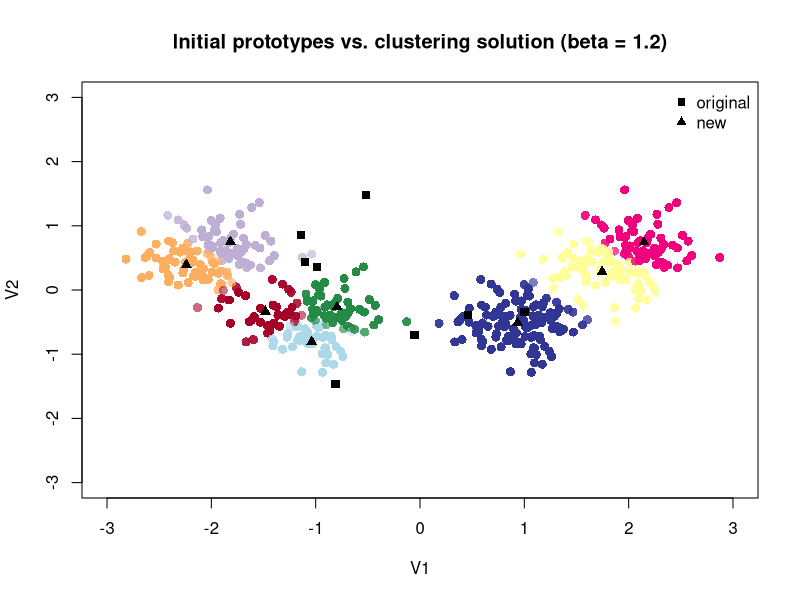
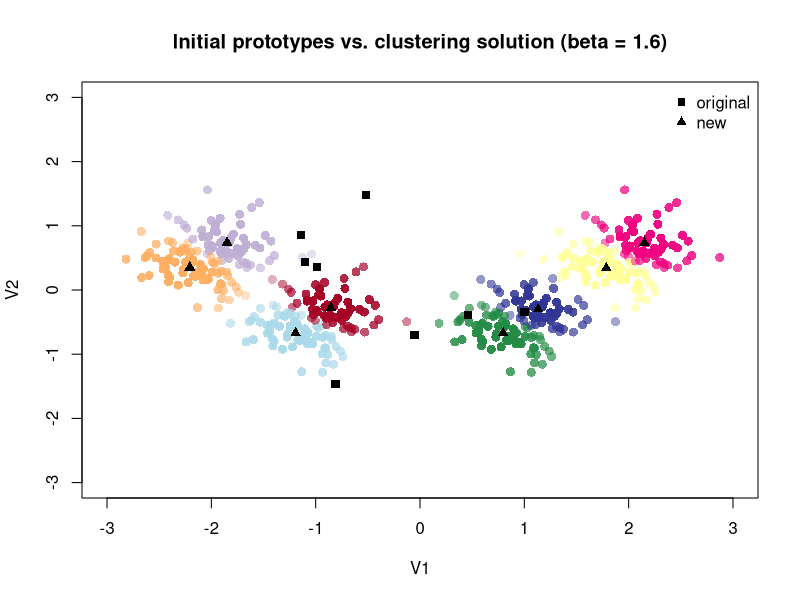
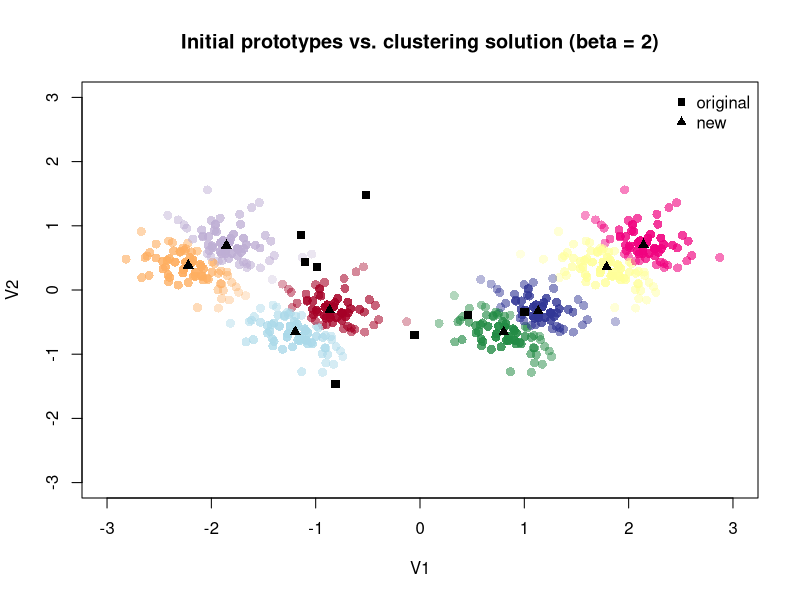
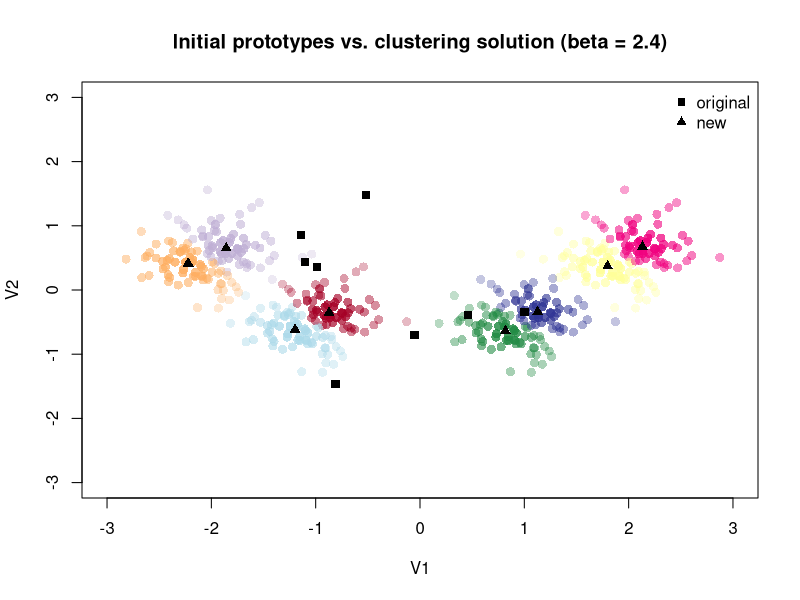
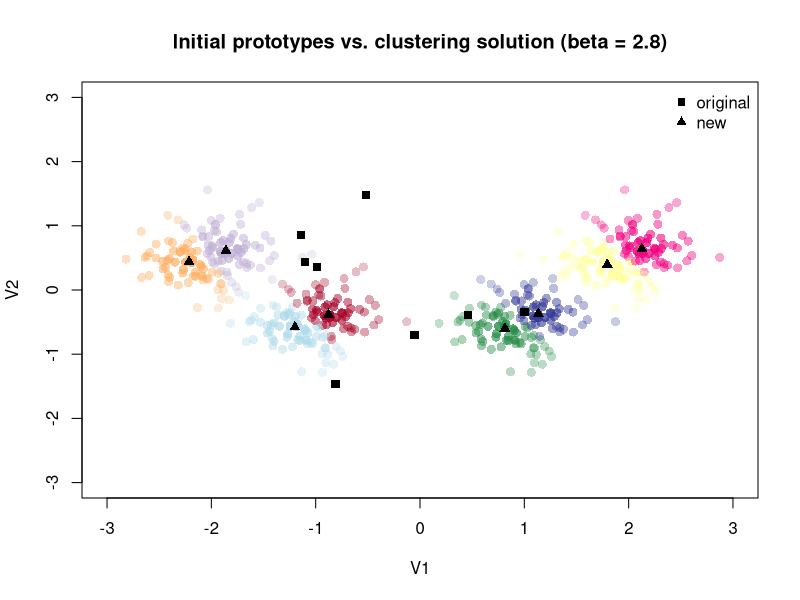
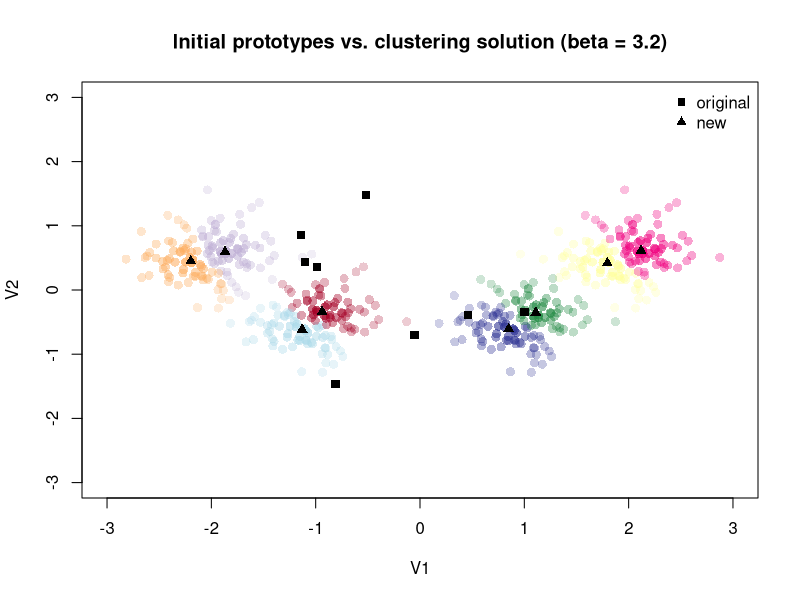
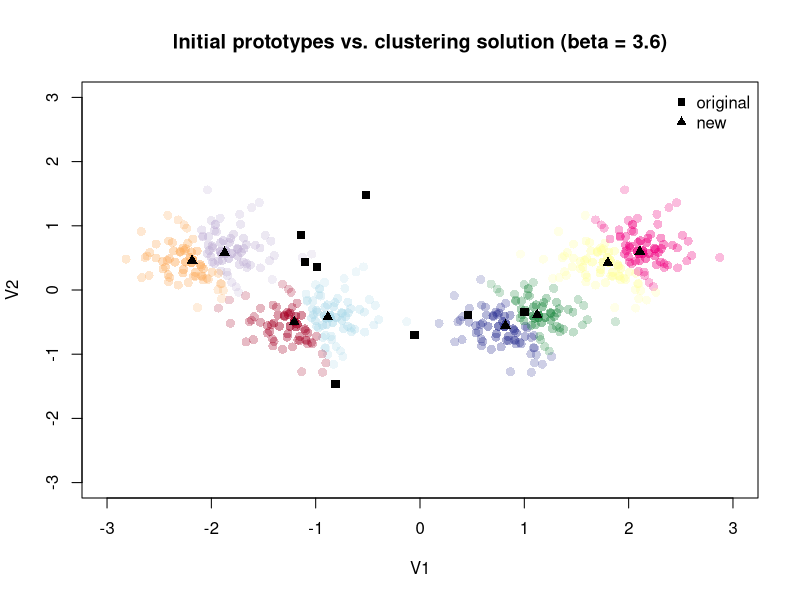
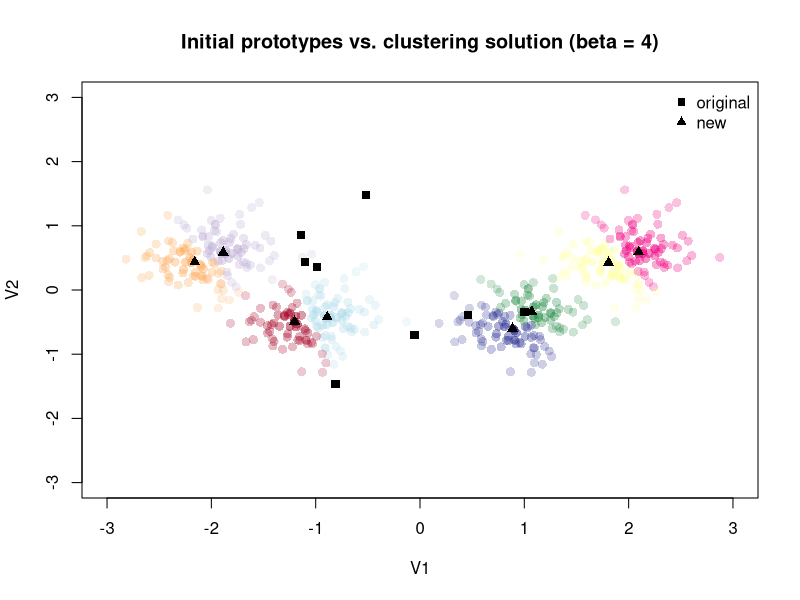

Generate these figures, in order, with R:
## ---- chunk 1
knitr::opts_chunk$set(echo = TRUE)
## ---- chunk 2
library(e1071)
library(scales)

cluster_data <- read.table("cluster.dat")

cluster_data <- as.data.frame(t(cluster_data))
## ---- chunk 3

# number of initial prototypes
K = 8

data_mean <- data.frame(m1 = rep(mean(cluster_data$V1), K), m2 = rep(mean(cluster_data$V2), K))

# set initial prototypes
initial_prototypes <- data_mean + matrix(runif(16, -1.5,1.5), nrow = K)
#initial_prototypes <- matrix(runif(16, -3, 3), ncol = 2)

# plot initial prototypes
#plot(cluster_data, pch = 16, main = "Initial prototypes")
#points(initial_prototypes, pch = 16, col = "red", cex = 1.5)


# convergence tolerance
gamma = 0.001
## ---- chunk 4

a_probs = matrix(nrow = nrow(cluster_data), ncol = K)

betas <- seq(from = 1.2, to = 20, by = .4)
beta = 1

w = as.matrix(initial_prototypes)


data_points = as.matrix(cluster_data)

assignment_probs = matrix(nrow = nrow(data_points), ncol = K)

diff = w

while(any(diff > gamma)){
    
    for(alpha in 1:nrow(data_points)){
        
        z = exp(-beta/2*(rowSums((data_points[alpha, ] - w)^2)))
        n = sum(exp(-beta/2*(rowSums((data_points[alpha, ] - w)^2))))
        
        assignment_probs[alpha, ] = z/n
        
    }
    
    w_new = (t(assignment_probs)%*%data_points)/colSums(assignment_probs)
    
    diff = abs(w_new - w)
    
    w = w_new
}

#plot(cluster_data, pch = 16, main = "Initial prototypes", xlim = c(-3,3), ylim = c(-3,3))
#points(initial_prototypes[,1], initial_prototypes[,2], pch = 16, col = "red", cex = 1.5)
#points(w_new[,1], w_new[,2], pch = 16, col = "blue", cex = 1.5)
## ---- chunk 5
cols = c("#313695", "#238b45", "#f0027f", "#abd9e9", "#fdae61", "#beaed4", "#ffff99", "#a50026")

par(mfrow = c(1, 1))

for(beta in betas){
    
    cl = cmeans(data_points, dist = "euclidean", centers = initial_prototypes, m = beta)
    
    brightness = apply(cl$membership, 1, max)
    
    plot(cluster_data, pch = 16, 
         main = paste("Initial prototypes vs. clustering solution (beta = ", beta, ")", sep = ""), 
         xlim = c(-3,3), ylim = c(-3,3),
         col = alpha(cols[cl$cluster], brightness), cex = 1.2)
    points(initial_prototypes[,1], initial_prototypes[,2], pch = 15, col = "black", cex = 1.1)
    points(cl$centers[,1], cl$centers[,2], pch = 17, col = "black", cex = 1.1)
    legend("topright", legend = c("original", "new"), pch = c(15, 17), 
           cex = 1, bty = "n")
}

par(mfrow = c(1,1))
